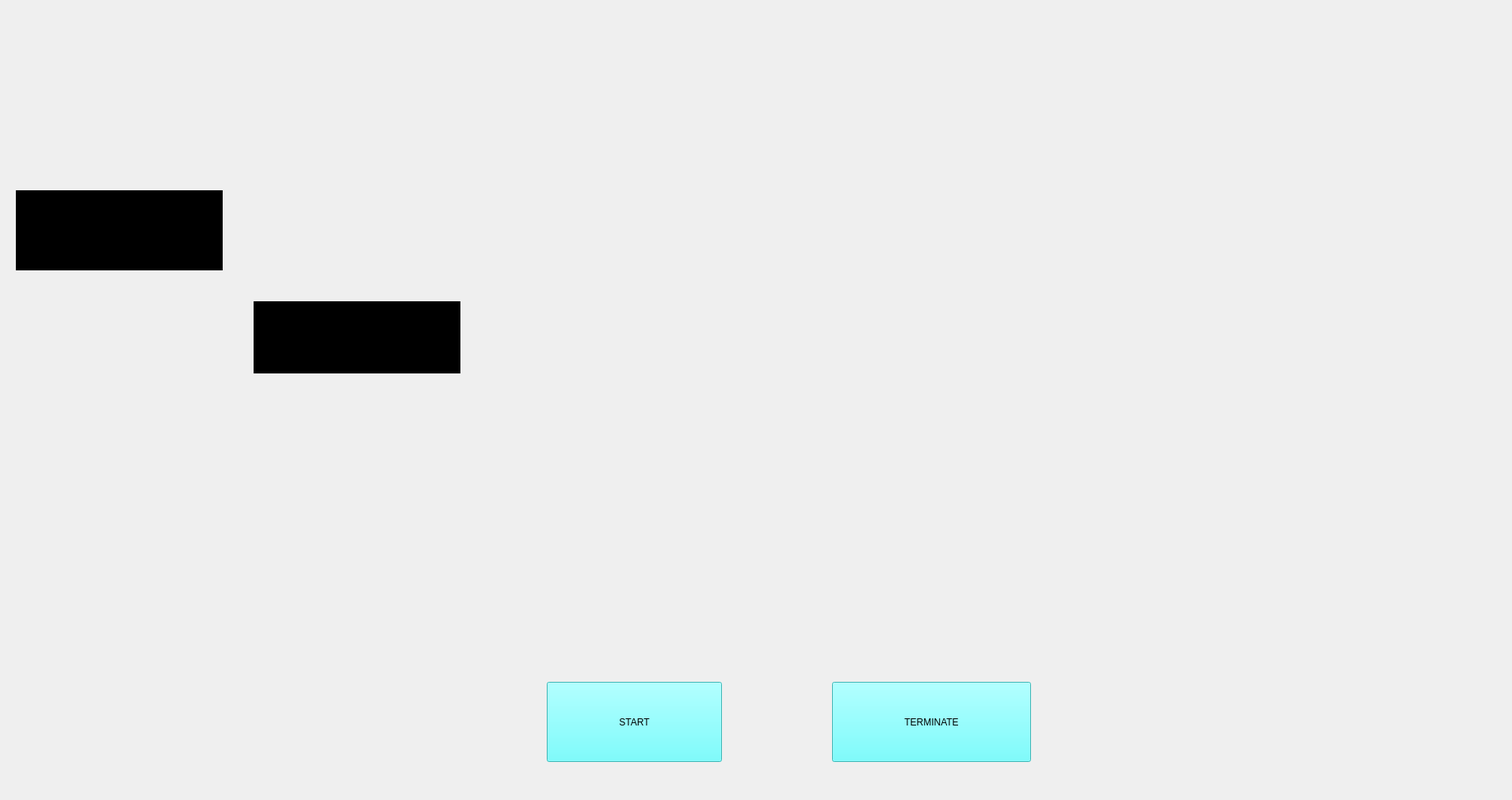
<?xml version="1.0" encoding="UTF-8"?>
<ui version="4.0">
 <class>SNIST_BOT_UI</class>
 <widget class="QMainWindow" name="SNIST_BOT_UI">
  <property name="geometry">
   <rect>
    <x>0</x>
    <y>0</y>
    <width>1908</width>
    <height>1009</height>
   </rect>
  </property>
  <property name="windowTitle">
   <string>MainWindow</string>
  </property>
  <widget class="QWidget" name="centralwidget">
   <widget class="QLabel" name="label">
    <property name="geometry">
     <rect>
      <x>-1230</x>
      <y>-170</y>
      <width>3271</width>
      <height>1221</height>
     </rect>
    </property>
    <property name="text">
     <string/>
    </property>
    <property name="pixmap">
     <pixmap>Black_Template.jpg</pixmap>
    </property>
    <property name="scaledContents">
     <bool>true</bool>
    </property>
   </widget>
   <widget class="QLabel" name="label_2">
    <property name="geometry">
     <rect>
      <x>1300</x>
      <y>10</y>
      <width>691</width>
      <height>571</height>
     </rect>
    </property>
    <property name="text">
     <string/>
    </property>
    <property name="pixmap">
     <pixmap>Iron_Template_1.gif</pixmap>
    </property>
    <property name="scaledContents">
     <bool>true</bool>
    </property>
   </widget>
   <widget class="QLabel" name="label_6">
    <property name="geometry">
     <rect>
      <x>0</x>
      <y>-120</y>
      <width>511</width>
      <height>401</height>
     </rect>
    </property>
    <property name="text">
     <string/>
    </property>
    <property name="pixmap">
     <pixmap>initial.gif</pixmap>
    </property>
    <property name="scaledContents">
     <bool>true</bool>
    </property>
   </widget>
   <widget class="QPushButton" name="pushButton_2">
    <property name="geometry">
     <rect>
      <x>1050</x>
      <y>860</y>
      <width>251</width>
      <height>101</height>
     </rect>
    </property>
    <property name="styleSheet">
     <string notr="true">color: rgb(0, 0, 0);
background-color: rgb(85, 255, 255);
font: 75 22pt &quot;MS Shell Dlg 2&quot;;</string>
    </property>
    <property name="text">
     <string>TERMINATE</string>
    </property>
   </widget>
   <widget class="QLabel" name="label_7">
    <property name="geometry">
     <rect>
      <x>1470</x>
      <y>600</y>
      <width>421</width>
      <height>381</height>
     </rect>
    </property>
    <property name="text">
     <string/>
    </property>
    <property name="pixmap">
     <pixmap>B.G_Template_1.gif</pixmap>
    </property>
    <property name="scaledContents">
     <bool>true</bool>
    </property>
   </widget>
   <widget class="QPushButton" name="pushButton">
    <property name="geometry">
     <rect>
      <x>690</x>
      <y>860</y>
      <width>221</width>
      <height>101</height>
     </rect>
    </property>
    <property name="styleSheet">
     <string notr="true">color: rgb(0, 0, 0);
font: 75 22pt &quot;MS Shell Dlg 2&quot;;
background-color: rgb(85, 255, 255);</string>
    </property>
    <property name="text">
     <string>START</string>
    </property>
   </widget>
   <widget class="QLabel" name="label_9">
    <property name="geometry">
     <rect>
      <x>600</x>
      <y>20</y>
      <width>761</width>
      <height>181</height>
     </rect>
    </property>
    <property name="text">
     <string/>
    </property>
    <property name="pixmap">
     <pixmap>Capture.PNG</pixmap>
    </property>
    <property name="scaledContents">
     <bool>true</bool>
    </property>
   </widget>
   <widget class="QTextBrowser" name="text__brower_2">
    <property name="geometry">
     <rect>
      <x>20</x>
      <y>240</y>
      <width>261</width>
      <height>101</height>
     </rect>
    </property>
    <property name="styleSheet">
     <string notr="true">background-color: rgb(0, 0, 0);</string>
    </property>
   </widget>
   <widget class="QLabel" name="label_4">
    <property name="geometry">
     <rect>
      <x>580</x>
      <y>190</y>
      <width>791</width>
      <height>161</height>
     </rect>
    </property>
    <property name="text">
     <string/>
    </property>
    <property name="pixmap">
     <pixmap>loading_1.gif</pixmap>
    </property>
    <property name="scaledContents">
     <bool>true</bool>
    </property>
   </widget>
   <widget class="QTextBrowser" name="textBrowser">
    <property name="geometry">
     <rect>
      <x>320</x>
      <y>380</y>
      <width>261</width>
      <height>91</height>
     </rect>
    </property>
    <property name="styleSheet">
     <string notr="true">background-color: rgb(0, 0, 0);</string>
    </property>
   </widget>
   <widget class="QLabel" name="label_3">
    <property name="geometry">
     <rect>
      <x>0</x>
      <y>510</y>
      <width>711</width>
      <height>521</height>
     </rect>
    </property>
    <property name="text">
     <string/>
    </property>
    <property name="pixmap">
     <pixmap>Ntuks.gif</pixmap>
    </property>
    <property name="scaledContents">
     <bool>true</bool>
    </property>
   </widget>
   <widget class="QLabel" name="label_5">
    <property name="geometry">
     <rect>
      <x>620</x>
      <y>370</y>
      <width>681</width>
      <height>511</height>
     </rect>
    </property>
    <property name="text">
     <string/>
    </property>
    <property name="pixmap">
     <pixmap>Earth.gif</pixmap>
    </property>
    <property name="scaledContents">
     <bool>true</bool>
    </property>
   </widget>
   <zorder>label</zorder>
   <zorder>label_2</zorder>
   <zorder>label_6</zorder>
   <zorder>text__brower_2</zorder>
   <zorder>textBrowser</zorder>
   <zorder>label_3</zorder>
   <zorder>label_4</zorder>
   <zorder>label_5</zorder>
   <zorder>label_7</zorder>
   <zorder>label_9</zorder>
   <zorder>pushButton_2</zorder>
   <zorder>pushButton</zorder>
  </widget>
 </widget>
 <resources/>
 <connections/>
</ui>
